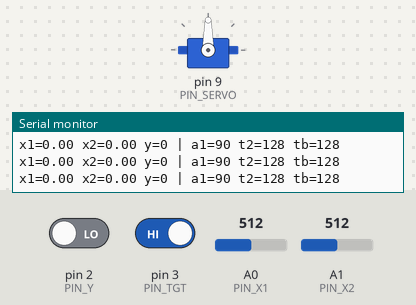
Simulated run of this sketch. Board: Arduino Nano, built with avr-gcc and run on an emulated ATmega328P. Shown: servo, the last lines printed to the serial monitor. The test bench sets the inputs (shaded band); at power-on: pin 3 (PIN_TGT) HIGH, A0 (PIN_X1) = 512, pin 2 (PIN_Y) LOW, A1 (PIN_X2) = 512.

Above: at 1.2 s.
1.3 s: pin 3 (PIN_TGT) driven LOW
4.3 s: A0 (PIN_X1) set to 567
5.8 s: A0 (PIN_X1) set to 589
At 6.28 s:
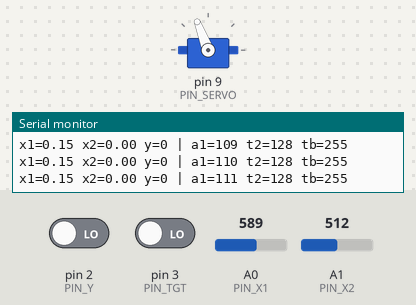
At 8.5 s:
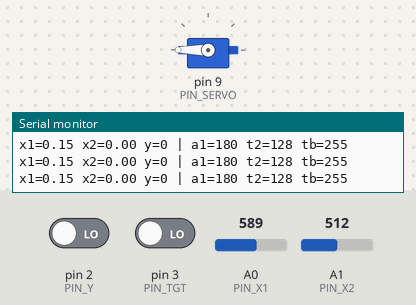
8.8 s: A0 (PIN_X1) set to 456
10.3 s: A0 (PIN_X1) set to 431
At 10.77 s:
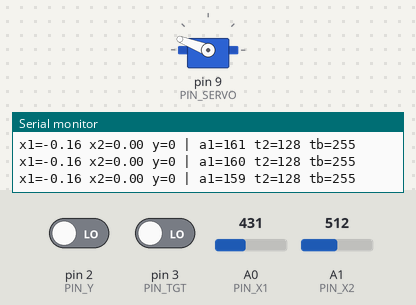
13.3 s: pin 2 (PIN_Y) driven HIGH
At 13.3 s:
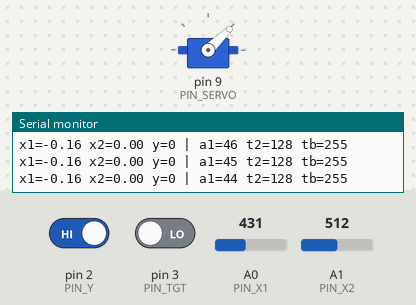
Timing chart, 0 to 15.8 s (numbered marks = the images above; inputs shaded):
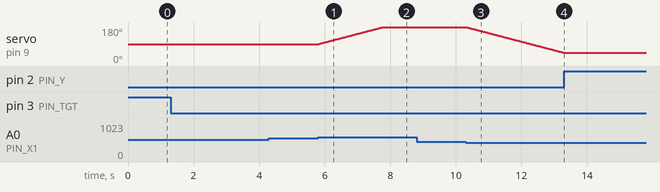

Measured:
- the behaviour switches between 575 and 576 on A0 (PIN_X1) (found by bisection; images 0 and 1)
- the behaviour switches between 448 and 447 on A0 (PIN_X1) (found by bisection; images 2 and 3)
- after the input at 5.8 s, servo on pin 9 (PIN_SERVO): moves from 90° to 180° over 2.0 s, starting at once
- after the input at 10.3 s, servo on pin 9 (PIN_SERVO): moves from 180° to 44° over 3.0 s, starting at once
- after the input at 13.3 s, servo on pin 9 (PIN_SERVO): stays 44° (without the input it goes to 43° after 0.01 s)

The sketch:

firmware.ino
```cpp
/*
 * firmware.ino — self-training controller for the POT + CAP neuron.
 * ALMAWARE · 100% ours. Arduino Nano / RP2040.
 *
 * This is the REAL closed loop that sim.py proves in software:
 *   1. read inputs x1,x2 (ADC)
 *   2. the ANALOG neuron (op-amps U1/U2 sum, U3 comparator) computes y in hardware;
 *      we read y from the comparator output pin.
 *   3. e = target - y
 *   4. nudge each electrically-tunable weight by an integer #steps proportional to e*x_i:
 *        w1  -> SERVO angle  (variable capacitor Cw1)      0..180 deg
 *        w2  -> MCP41010 tap (digital pot Rw2)             0..255
 *        b   -> MCP41010 tap (bias pot)                    0..255
 * Same update rule and grids as sim.py, so the bench matches the simulation.
 */
#include <Servo.h>
#include <SPI.h>

// ---- pins ----
const int PIN_X1   = A0;    // input 1  (analog, 0..1023 -> -1..+1)
const int PIN_X2   = A1;    // input 2
const int PIN_Y    = 2;     // comparator U3 output (digital: neuron fired?)
const int PIN_TGT  = 3;     // desired label switch during training (0/1)
const int PIN_SERVO= 9;     // SG90 signal -> rotates the variable capacitor Cw1
const int CS_W2    = 10;    // MCP41010 chip-select: weight-2 pot
const int CS_B     = 8;     // MCP41010 chip-select: bias pot

// ---- learning (mirror sim.py) ----
const int   KSTEP     = 4;      // integer step gain (== sim.py kstep)
const int   SERVO_MIN = 0, SERVO_MAX = 180;
const int   POT_MIN   = 0, POT_MAX   = 255;
const float LR_HOLD_MS = 20;    // one update every 20 ms (== sim loop cadence)

// ---- weight state (start centered = zero weight) ----
int a1 = 90;    // servo angle  -> w1 = 0
int t2 = 128;   // pot tap      -> w2 = 0
int tb = 128;   // bias tap     -> b  = 0

Servo capServo;

int clampi(int v, int lo, int hi){ return v<lo?lo:(v>hi?hi:v); }

// write an 8-bit wiper value to an MCP41010 over SPI
void setPot(int cs, int val){
  digitalWrite(cs, LOW);
  SPI.transfer(0x11);            // command: write to potentiometer 0
  SPI.transfer(clampi(val,0,255));
  digitalWrite(cs, HIGH);
}

void applyWeights(){
  capServo.write(clampi(a1, SERVO_MIN, SERVO_MAX)); // Cw1 via servo
  setPot(CS_W2, t2);                                // Rw2
  setPot(CS_B,  tb);                                // bias
}

void setup(){
  pinMode(PIN_Y, INPUT);
  pinMode(PIN_TGT, INPUT_PULLUP);
  pinMode(CS_W2, OUTPUT); pinMode(CS_B, OUTPUT);
  digitalWrite(CS_W2, HIGH); digitalWrite(CS_B, HIGH);
  SPI.begin();
  capServo.attach(PIN_SERVO);
  applyWeights();
  Serial.begin(115200);
  Serial.println("POT+CAP neuron — self-training online. (open switch=infer, hold=train)");
}

void loop(){
  // read inputs, map ADC 0..1023 -> -1..+1  (x for the update sign)
  float x1 = (analogRead(PIN_X1) - 511.5f) / 511.5f;
  float x2 = (analogRead(PIN_X2) - 511.5f) / 511.5f;

  // the ANALOG circuit already computed the weighted sum + activation:
  int y = digitalRead(PIN_Y);          // 1 if neuron fired, else 0

  bool training = (digitalRead(PIN_TGT) == LOW); // held = supply a target & learn
  if (training){
    int target = 1;                    // wire PIN_TGT source to the desired label
    int e = target - y;                // -1, 0, +1
    if (e != 0){
      a1 = clampi(a1 + (int)round(KSTEP * e * x1), SERVO_MIN, SERVO_MAX); // Cw1
      t2 = clampi(t2 + (int)round(KSTEP * e * x2), POT_MIN,  POT_MAX);    // Rw2
      tb = clampi(tb + (int)round(KSTEP * e * 1.0f), POT_MIN, POT_MAX);   // bias
      applyWeights();
    }
  }

  Serial.print("x1="); Serial.print(x1,2);
  Serial.print(" x2="); Serial.print(x2,2);
  Serial.print(" y=");  Serial.print(y);
  Serial.print(" | a1="); Serial.print(a1);
  Serial.print(" t2=");   Serial.print(t2);
  Serial.print(" tb=");   Serial.println(tb);

  delay(LR_HOLD_MS);
}
```
